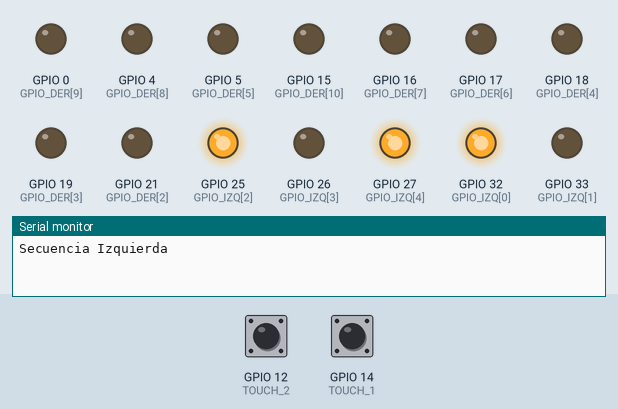
This sketch was run on a simulated ESP32. Shown: output pins drawn as LEDs (lit = HIGH), the last lines printed to the serial monitor. The test bench sets the inputs (shaded band); at power-on: GPIO 12 (TOUCH_2) HIGH, GPIO 14 (TOUCH_1) HIGH.

Above: at 0.04 s.
At 2.85 s:
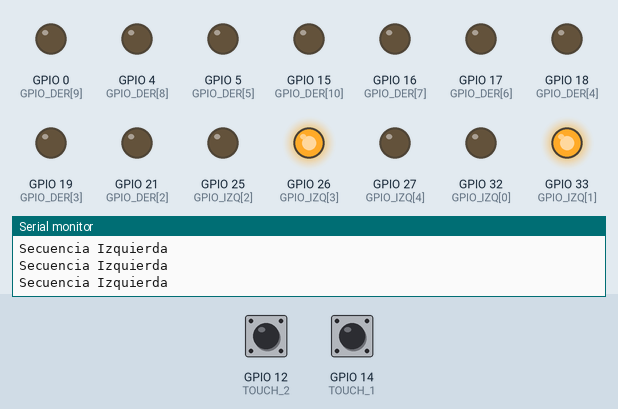
Timing chart, 0 to 3.1 s (numbered marks = the images above):
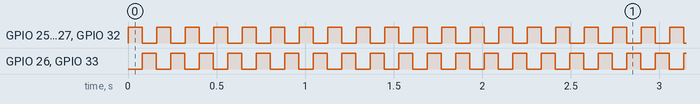

Measured:
- by itself, GPIO 25 (GPIO_IZQ[2]), GPIO 26 (GPIO_IZQ[3]), GPIO 27 (GPIO_IZQ[4]), GPIO 32 (GPIO_IZQ[0]), GPIO 33 (GPIO_IZQ[1]): alternates HIGH for 0.08 s and LOW for 0.09 s

The sketch:

Ejercicio_4.ino
```cpp
const int GPIO_IZQ[6]={32,33,25,26,27,12}, GPIO_DER[11]={23,22,21,19,18,5,17,16,4,0,15}, TOUCH_1=14, TOUCH_2=12;
int contador_FOR=0, SECUENCIA=0, Valor_touch_1=0, ESTADO_1=0, Valor_touch_2=0, ESTADO_2=0;

void setup()
{
  for(contador_FOR=0; contador_FOR<=5; contador_FOR++)
  {
    pinMode(GPIO_IZQ[contador_FOR],OUTPUT);
    digitalWrite(GPIO_IZQ[contador_FOR],LOW);
  }
  for(contador_FOR=0; contador_FOR<=10; contador_FOR++)
  {
    pinMode(GPIO_DER[contador_FOR],OUTPUT);
    digitalWrite(GPIO_IZQ[contador_FOR],LOW);
  }

  pinMode(TOUCH_1,INPUT);
  pinMode(TOUCH_2,INPUT);
  Serial.begin(115200);
}

void loop()
{

  for(contador_FOR=0; contador_FOR<=50; contador_FOR++)
  {
    Valor_touch_1=Valor_touch_1+(100*touchRead(T6));
  }
  Valor_touch_1=Valor_touch_1/50;

  if(Valor_touch_1>=750)
  {
    ESTADO_1=0;
  }
  else
  {
    ESTADO_1=1;
  }

  for(contador_FOR=0; contador_FOR<=50; contador_FOR++)
  {
    Valor_touch_2=Valor_touch_2+(100*touchRead(T5));
  }
  Valor_touch_2=Valor_touch_2/50;

  if(Valor_touch_2>=750)
  {
    ESTADO_2=0;
  }
  else
  {
    ESTADO_2=1;
  }

  if(ESTADO_1==1 && ESTADO_2==0){SECUENCIA=0;}
  if(ESTADO_1==0 && ESTADO_2==1){SECUENCIA=1;}

  SECUENCIA=SECUENCIA;

  switch(SECUENCIA)
  {
    case 0:
      Serial.println("Secuencia Izquierda");
      for(contador_FOR=0; contador_FOR<=4; contador_FOR=contador_FOR+2)
      {
        digitalWrite(GPIO_IZQ[contador_FOR],HIGH);
      }
      for(contador_FOR=1; contador_FOR<=4; contador_FOR=contador_FOR+2)
      {
        digitalWrite(GPIO_IZQ[contador_FOR],LOW);
      }
      delay(80);
      for(contador_FOR=1; contador_FOR<=4; contador_FOR=contador_FOR+2)
      {
        digitalWrite(GPIO_IZQ[contador_FOR],HIGH);
      }
      for(contador_FOR=0; contador_FOR<=4; contador_FOR=contador_FOR+2)
      {
        digitalWrite(GPIO_IZQ[contador_FOR],LOW);
      }
      delay(80);
    break;

    case 1:
      Serial.println("Secuencia Derecha");
      for(contador_FOR=3; contador_FOR<=7; contador_FOR++)
      {
        digitalWrite(GPIO_DER[contador_FOR],HIGH);
        delay(20);
      }

      for(contador_FOR=3; contador_FOR<=7; contador_FOR++)
      {
        digitalWrite(GPIO_DER[contador_FOR],LOW);
        delay(20);
      }
    break;
  }

  for(contador_FOR=0; contador_FOR<=5; contador_FOR++)
  {
    digitalWrite(GPIO_IZQ[contador_FOR],LOW);
  }
  for(contador_FOR=0; contador_FOR<=10; contador_FOR++)
  {
    digitalWrite(GPIO_IZQ[contador_FOR],LOW);
  }
}
```
